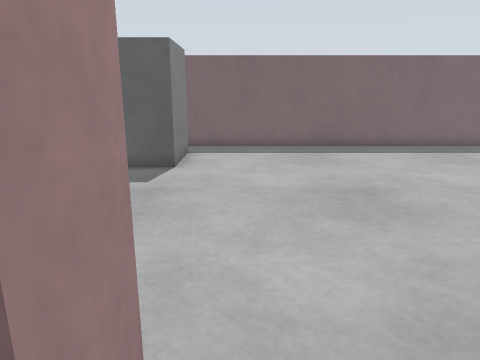
[1] (above)

15 first-person views from a walk through a Gazebo world. The camera is 0.25 m above the floor, tilts 14° down and sees 70° across. The floor is counted in squares, 0.1 m on a side. Each view is taken from the middle of a square. On the plan, view 1 faces up. The plan holds only what a view shows up to about 20 squares ahead; the rest is blank. The place goes on beyond the plan.

[2]
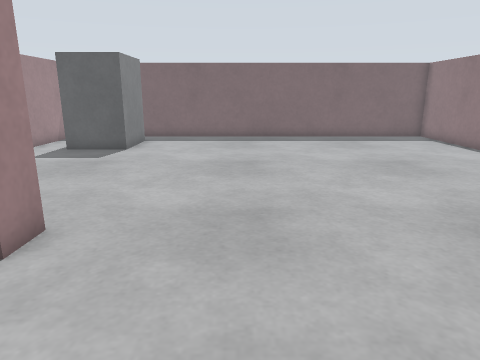

[3]
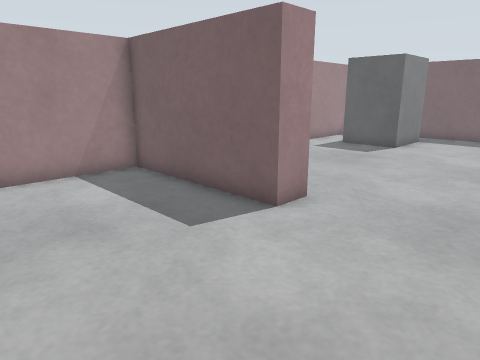

[4]
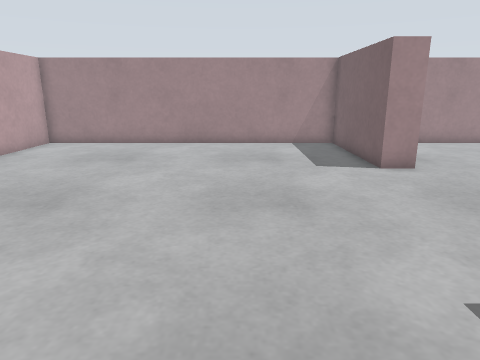

[5]
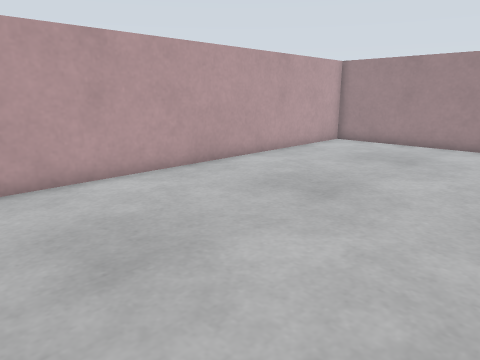

[6]
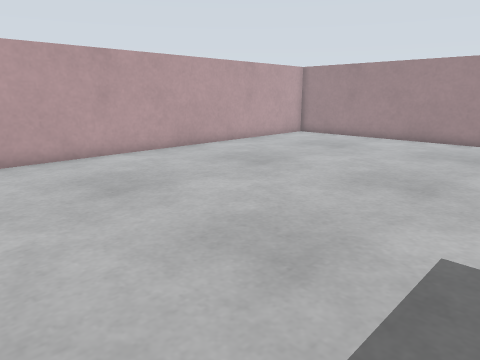

[7]
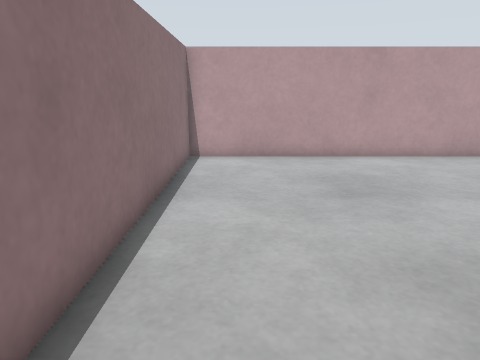

[8]
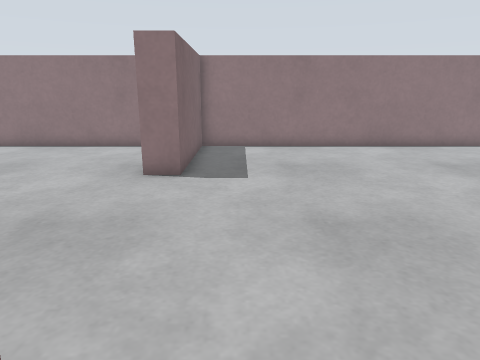

[9]
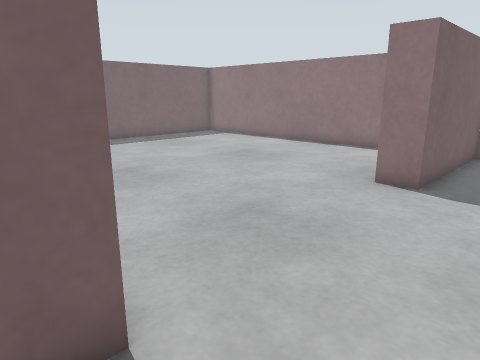

[10]
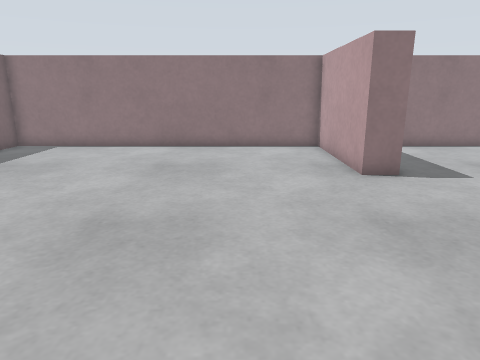

[11]
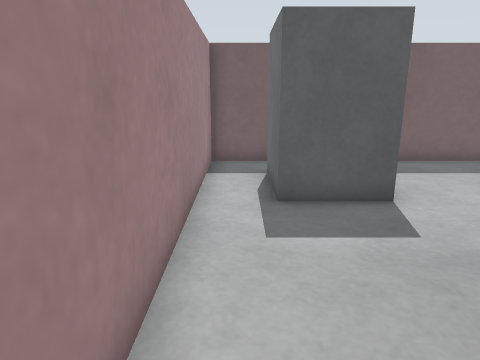

[12]
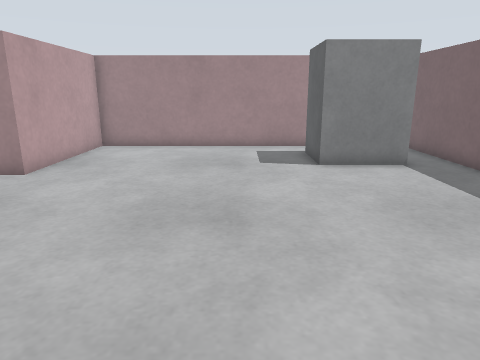

[13]
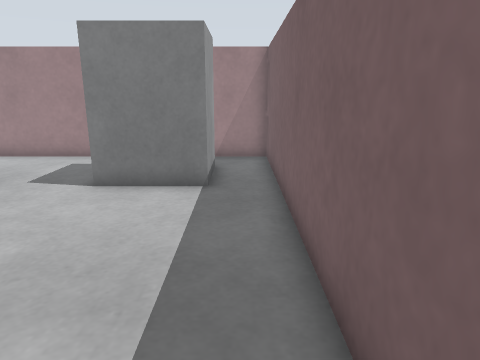

[14]
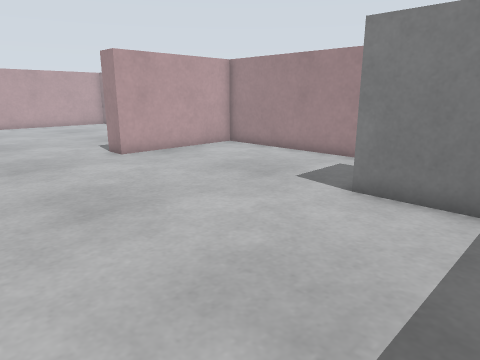

[15]
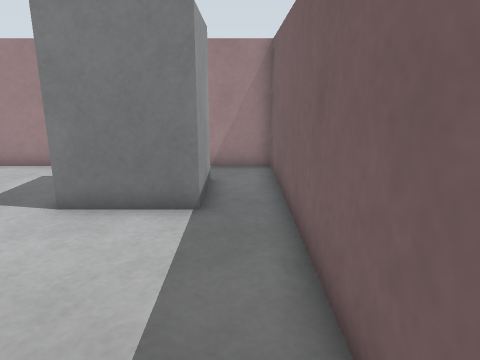

### Floor plan
Key: @ floor where view 1 was taken; # wall or solid block; . floor; W wardrobe.
Columns run from 7 left of view 1 to 14 right of it. Each row starts with its distance up from view 1.
 17 ######################
 16 #....................#
 15 #.WWWW...............#
 14 #.W  W...............#
 13 #.W  W...............#
 12 #.WWWW...............#
 11 #....................#
 10 #....................#
  9 #....................#
  8 #....................#
  7 #....................#
  6 #....................#
  5 #....................#
  4 #....................#
  3 #....................#
  2 #######........#######
  1 #######........#######
  0 #......@.............#
 -1 #....................#
 -2 #....................#
 -3 #....................#
 -4 #....................#
 -5 #....................#
 -6 #....................#
 -7 #....................#
 -8 #....................#
 -9 #....................#
-10 #....................#
-11 #....................#
-12 #....................#
-13 #....................#
-14 ######################

Where each view was taken, in squares from view 1:
view 1: 0 up, 0 right, facing up
view 2: 4 down, 3 right, facing up
view 3: 5 down, 4 right, facing up-left
view 4: 4 down, 11 right, facing left
view 5: 4 down, 11 right, facing down-left
view 6: 0 up, 13 right, facing down-left
view 7: 0 up, 12 right, facing down
view 8: 1 down, 3 left, facing right
view 9: 2 down, 2 left, facing up-right
view 10: 6 up, 3 left, facing right
view 11: 4 up, 6 left, facing up
view 12: 9 up, 10 right, facing left
view 13: 16 up, 7 right, facing left
view 14: 16 up, 6 right, facing down-left
view 15: 16 up, 5 right, facing left
